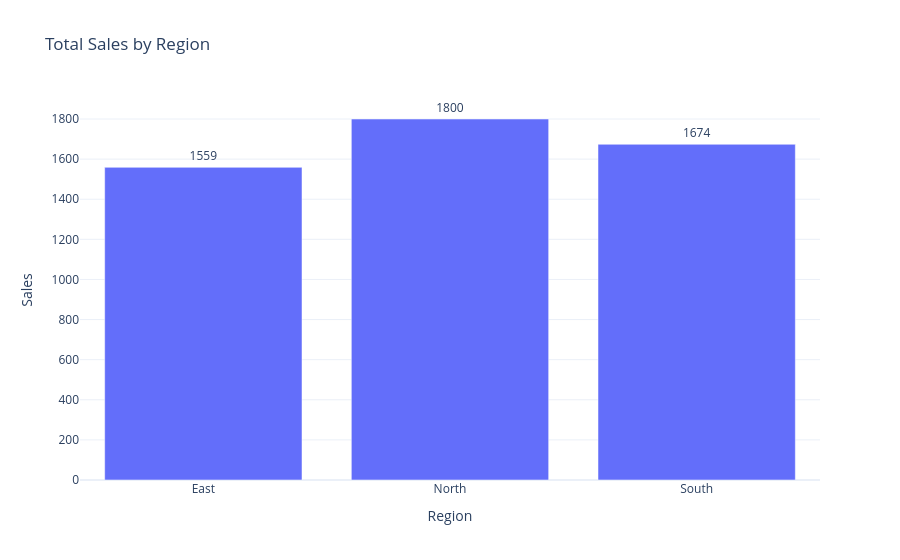

The code cell stored with this chart in its notebook:
### Code cell
fig = px.bar(
    region_sales,
    x="region",
    y="sales",
    text="sales",
    title="Total Sales by Region"
)

fig.update_traces(textposition="outside")
fig.update_layout(
    xaxis_title="Region",
    yaxis_title="Sales"
)

### Figure 1 — Plotly figure (JSON) as saved in the notebook; plotly's stock layout.template omitted (floating-point values rounded to 4 significant figures)
{"data": [{"hovertemplate": "region=%{x}<br>sales=%{text}<extra></extra>", "legendgroup": "", "marker": {"color": "#636efa", "pattern": {"shape": ""}}, "name": "", "orientation": "v", "showlegend": false, "text": [1559.0, 1800.0, 1674.0], "textposition": "outside", "type": "bar", "x": ["East", "North", "South"], "xaxis": "x", "y": [1559, 1800, 1674], "yaxis": "y"}], "layout": {"barmode": "relative", "legend": {"tracegroupgap": 0}, "title": {"text": "Total Sales by Region"}, "xaxis": {"anchor": "y", "domain": [0, 1], "title": {"text": "Region"}}, "yaxis": {"anchor": "x", "domain": [0, 1], "title": {"text": "Sales"}}}}
